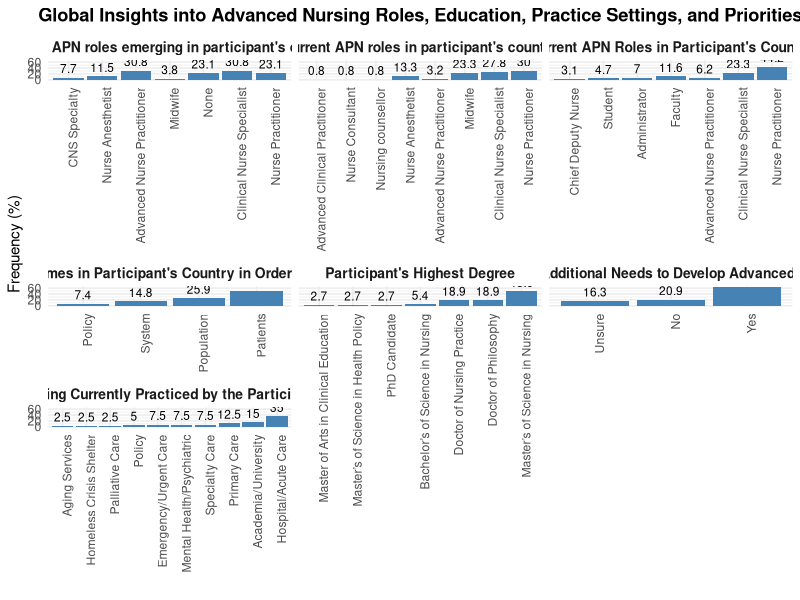

Write R code to recreate this figure.
## ---- chunk 1
knitr::opts_chunk$set(echo = TRUE)
## ---- chunk 2
# Load necessary library
library(ggplot2)
library(dplyr)
library(tidyr)

# Create the dataset
data <- data.frame(
  Category = c(
    rep("Current APN Roles in Participant's Country", 7),
    rep("Participant's Highest Degree", 7),
    rep("Setting Currently Practiced by the Participant", 10),
    rep("Current APN roles in participant's country", 8),
    rep("Current APN roles emerging in participant's country", 7),
    rep("Response on Additional Needs to Develop Advanced Nursing Roles", 3),
    rep("Desired Outcomes in Participant's Country in Order of Importance", 4)
  ),
  Role = c(
    "Nurse Practitioner", "Clinical Nurse Specialist", "Faculty", "Administrator", "Advanced Nurse Practitioner", "Student", "Chief Deputy Nurse",
    "Master’s of Science in Nursing", "Doctor of Nursing Practice", "Doctor of Philosophy", "Bachelor’s of Science in Nursing", "Master of Arts in Clinical Education", "Master’s of Science in Health Policy", "PhD Candidate",
    "Hospital/Acute Care", "Academia/University", "Primary Care", "Specialty Care", "Emergency/Urgent Care", "Mental Health/Psychiatric", "Policy", "Homeless Crisis Shelter", "Palliative Care", "Aging Services",
    "Nurse Practitioner", "Clinical Nurse Specialist", "Midwife", "Nurse Anesthetist", "Advanced Nurse Practitioner", "Nurse Consultant", "Advanced Clinical Practitioner", "Nursing counsellor",
    "Clinical Nurse Specialist", "Advanced Nurse Practitioner", "Nurse Practitioner", "None", "Nurse Anesthetist", "CNS Specialty", "Midwife",
    "Yes", "No", "Unsure",
    "Patients", "Population", "System", "Policy"
  ),
  Frequency = c(
    44.2, 23.3, 11.6, 7, 6.2, 4.7, 3.1,
    48.6, 18.9, 18.9, 5.4, 2.7, 2.7, 2.7,
    35, 15, 12.5, 7.5, 7.5, 7.5, 5, 2.5, 2.5, 2.5,
    30, 27.8, 23.3, 13.3, 3.2, 0.8, 0.8, 0.8,
    30.8, 30.8, 23.1, 23.1, 11.5, 7.7, 3.8,
    62.8, 20.9, 16.3,
    51.9, 25.9, 14.8, 7.4
  )
)

# Plot the data
ggplot(data, aes(x = reorder(Role, Frequency), y = Frequency)) +
  geom_bar(stat = "identity", fill = "steelblue") +
  geom_text(aes(label = Frequency), vjust = -0.5, size = 3) +
  facet_wrap(~Category, scales = "free_x") +
  theme_minimal() +
  theme(
    axis.text.x = element_text(angle = 90, hjust = 1),
    strip.text = element_text(size = 10, face = "bold"),
    plot.title = element_text(hjust = 0.5, face = "bold")
  ) +
  labs(
    title = "Global Insights into Advanced Nursing Roles, Education, Practice Settings, and Priorities",
    x = "",
    y = "Frequency (%)"
  )

